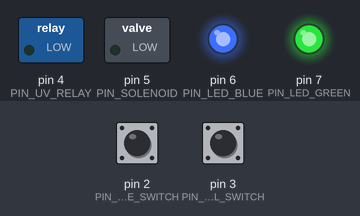
The sketch below on a simulated Arduino Uno, built with avr-gcc and run on an emulated ATmega328P. On the bench: switched loads named in the sketch (green lamp = pin HIGH), output pins drawn as LEDs (lit = HIGH). Dashed ring = blinking. The inputs (shaded band) are chosen by the test bench; at power-on: pin 3 (PIN_LEVEL_SWITCH) HIGH, pin 2 (PIN_PRESSURE_SWITCH) HIGH. What the sketch prints to the serial monitor is not drawn.

Above: at 1.55 s.
1.6 s: pin 3 (PIN_LEVEL_SWITCH) pulled LOW for 1 s
At 3.25 s:
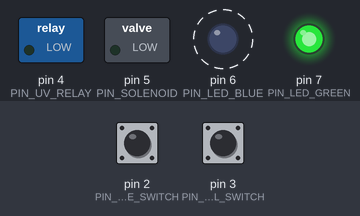
4.6 s: pin 2 (PIN_PRESSURE_SWITCH) pulled LOW for 3.2 s
9.3 s: pin 3 (PIN_LEVEL_SWITCH) pulled LOW for 3.2 s
At 9.54 s:
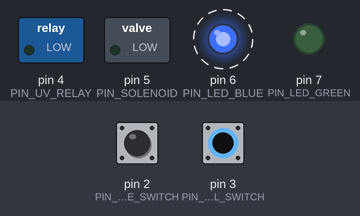
14.0 s: pin 2 (PIN_PRESSURE_SWITCH) driven LOW and pin 3 (PIN_LEVEL_SWITCH) driven LOW
At 14.74 s:
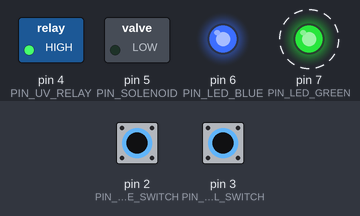
17.0 s: pin 2 (PIN_PRESSURE_SWITCH) driven HIGH
At 18.1 s:
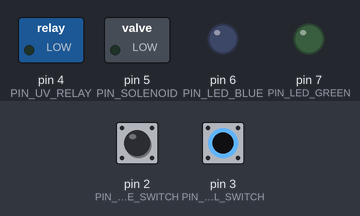
18.5 s: pin 2 (PIN_PRESSURE_SWITCH) driven LOW
At 25.7 s:
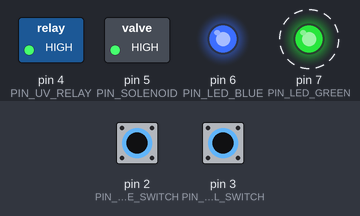
Timing chart, 0 to 26.3 s (numbered marks = the images above; inputs shaded):
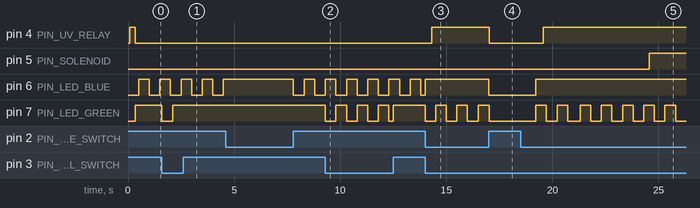

The sketch:

AquaGuard_Mother_Board_Replica_Code.ino
```cpp
/*
 * AquaGuard Motherboard Recreation
 * Controls: Water Pressure Switch, Water Level Switch, UV Light Relay, Solenoid Valve, Blue LED (Pressure Status) + Green LED (Water Level Status)
 * Pin Definitions:
 * - Pin 2: Water Pressure Switch (INPUT_PULLUP) → SHORT = Pressure Present   //Your RO's logic might be opposite
 * - Pin 3: Water Level Switch   (INPUT_PULLUP) → SHORT = Low Water, OPEN = Full  //Your RO's logic might be opposite
 * - Pin 4: UV Light Relay       (OUTPUT)       → HIGH = UV ON
 * - Pin 5: Solenoid Valve       (OUTPUT)       → HIGH = Solenoid OPEN (water flows)
 * - Pin 6: Blue LED             (OUTPUT)       → Pressure Indicator  if BLINKING → Low Water Pressure  (no water supply) and if STATIC   → Water Pressure OK   (supply present)
 * - Pin 7: Green LED            (OUTPUT)       → Water Level Indicator if  BLINKING → Water Level LOW     (tank needs filling) and if  → Water Level FULL    (tank is full)
 *
 * LED behavior is same as original Aquaguard controller.
 * RED LED (UV not working indicator) is skipped.
 * Add it if you want. * Logic Flow:
 * 1. Water Pressure OK + Water Level LOW → Start UV light (5 sec warm-up)
 * 2. After 5 sec UV warm-up → Open Solenoid (water starts flowing)
 * 3. If Pressure drops OR Tank Full → Turn OFF both UV + Solenoid
 */

// ──────────────────────────────────────────────
//  PIN CONFIGURATION
// ──────────────────────────────────────────────
const int PIN_PRESSURE_SWITCH = 2;   // Water pressure switch input
const int PIN_LEVEL_SWITCH    = 3;   // Water level switch input
const int PIN_UV_RELAY        = 4;   // UV light relay output
const int PIN_SOLENOID        = 5;   // Solenoid valve relay output
const int PIN_LED_BLUE        = 6;   // Blue LED  - Pressure status indicator
const int PIN_LED_GREEN       = 7;   // Green LED - Water level status indicator

// ──────────────────────────────────────────────
//  TIMING CONFIGURATION
// ──────────────────────────────────────────────
const unsigned long UV_WARMUP_MS  = 5000;  // 5 seconds UV warm-up before solenoid opens
const unsigned long LED_BLINK_MS  = 500;   // LED blink interval (ms) when status is LOW/BAD

// ──────────────────────────────────────────────
//  STATE MACHINE
// ──────────────────────────────────────────────
enum SystemState {
  STATE_IDLE,        // Everything OFF - no pressure or tank full
  STATE_UV_WARMUP,   // UV ON, Solenoid OFF - waiting 5 sec
  STATE_RUNNING,     // UV ON, Solenoid ON  - water purifying
  STATE_FAULT        // Something went wrong mid-cycle
};

SystemState currentState     = STATE_IDLE;
unsigned long uvStartTime    = 0;
SystemState  lastState       = STATE_FAULT; // Force a print on first loop

// ──────────────────────────────────────────────
//  LED BLINK TRACKING
// ──────────────────────────────────────────────
unsigned long lastBlueBlinkTime  = 0;
unsigned long lastGreenBlinkTime = 0;
bool          blueLedState       = false;
bool          greenLedState      = false;

// ──────────────────────────────────────────────
//  SETUP
// ──────────────────────────────────────────────
void setup() {
  Serial.begin(9600);
  Serial.println(F("==========================================="));
  Serial.println(F("  AquaGuard Controller - Initializing...  "));
  Serial.println(F("==========================================="));

  // Switch inputs with internal pull-up resistors
  // Switch SHORTED to GND → reads LOW
  // Switch OPEN           → reads HIGH (pulled up)
  pinMode(PIN_PRESSURE_SWITCH, INPUT_PULLUP);
  pinMode(PIN_LEVEL_SWITCH,    INPUT_PULLUP);

  // Relay outputs - start OFF (LOW = relay OFF for active-low relay modules)
  pinMode(PIN_UV_RELAY,  OUTPUT);
  pinMode(PIN_SOLENOID,  OUTPUT);
  digitalWrite(PIN_UV_RELAY,  HIGH);  // UV OFF

  // LED outputs - start OFF
  pinMode(PIN_LED_BLUE,  OUTPUT);
  pinMode(PIN_LED_GREEN, OUTPUT);
  digitalWrite(PIN_LED_BLUE,  LOW);
  digitalWrite(PIN_LED_GREEN, LOW);

  Serial.println(F("[INIT] UV Relay      → OFF"));
  Serial.println(F("[INIT] Solenoid      → CLOSED"));
  Serial.println(F("[INIT] Blue  LED     → OFF (waiting for pressure read)"));
  Serial.println("[INIT] Green LED     → OFF (waiting for level read)");
  Serial.println(F("[INIT] System ready. Monitoring..."));
  Serial.println(F("-------------------------------------------"));
}

// ──────────────────────────────────────────────
//  HELPER: Read Switches (active LOW logic)
// ──────────────────────────────────────────────
bool isPressurePresent() {
  // Switch shorted to GND = LOW = Pressure IS there
  return digitalRead(PIN_PRESSURE_SWITCH) == LOW;
}

bool isWaterLevelLow() {
  // Switch shorted to GND = LOW = Water IS low
  return digitalRead(PIN_LEVEL_SWITCH) == LOW;
}

// ──────────────────────────────────────────────
//  HELPER: Relay Control (active-LOW relay modules)
// ──────────────────────────────────────────────
void setUV(bool on) {
  digitalWrite(PIN_UV_RELAY, on ? HIGH : LOW);
}

void setSolenoid(bool on) {
  digitalWrite(PIN_SOLENOID, on ? HIGH : LOW);
}

// ──────────────────────────────────────────────
//  HELPER: LED Updates (non-blocking blink)
//  Called every loop iteration
// ──────────────────────────────────────────────
void updateLEDs(bool pressureOK, bool levelLow) {
  unsigned long now = millis();

  // ── BLUE LED: Pressure Status ──
  if (pressureOK) {
    // Pressure HIGH → Static Blue ON
    digitalWrite(PIN_LED_BLUE, HIGH);
    blueLedState = true;
  } else {
    // Pressure LOW → Blink Blue
    if (now - lastBlueBlinkTime >= LED_BLINK_MS) {
      lastBlueBlinkTime = now;
      blueLedState = !blueLedState;
      digitalWrite(PIN_LED_BLUE, blueLedState ? HIGH : LOW);
    }
  }

  // ── GREEN LED: Water Level Status ──
  if (!levelLow) {
    // Tank FULL → Static Green ON
    digitalWrite(PIN_LED_GREEN, HIGH);
    greenLedState = true;
  } else {
    // Water LOW → Blink Green
    if (now - lastGreenBlinkTime >= LED_BLINK_MS) {
      lastGreenBlinkTime = now;
      greenLedState = !greenLedState;
      digitalWrite(PIN_LED_GREEN, greenLedState ? HIGH : LOW);
    }
  }
}

// ──────────────────────────────────────────────
//  HELPER: Print state only when it changes
// ──────────────────────────────────────────────
void printStateChange(SystemState newState) {
  if (newState == lastState) return;
  lastState = newState;

  Serial.println(F("-------------------------------------------"));
  switch (newState) {
    case STATE_IDLE:
      Serial.println(F("[STATE] → IDLE"));
      Serial.println(F("         UV=OFF | Solenoid=CLOSED"));
      break;
    case STATE_UV_WARMUP:
      Serial.println(F("[STATE] → UV WARM-UP (5 sec)"));
      Serial.println(F("         UV=ON  | Solenoid=CLOSED"));
      break;
    case STATE_RUNNING:
      Serial.println(F("[STATE] → RUNNING - Water Purifying"));
      Serial.println(F("         UV=ON  | Solenoid=OPEN"));
      break;
    case STATE_FAULT:
      Serial.println(F("[STATE] → FAULT - Interrupted mid-cycle"));
      Serial.println(F("         UV=OFF | Solenoid=CLOSED (Safety OFF)"));
      break;
  }
  Serial.println(F("-------------------------------------------"));
}

// ──────────────────────────────────────────────
//  MAIN LOOP
// ──────────────────────────────────────────────
void loop() {
  bool pressureOK  = isPressurePresent();
  bool levelLow    = isWaterLevelLow();

  // ── Always update LEDs every loop (non-blocking) ──
  updateLEDs(pressureOK, levelLow);

  // ── Debug: Print sensor + LED status every 2 sec ──
  static unsigned long lastDebugPrint = 0;
  if (millis() - lastDebugPrint >= 2000) {
    lastDebugPrint = millis();

    Serial.print(F("[SENSORS] Pressure: "));
    Serial.print(pressureOK ? "HIGH (OK)       " : "LOW  (No Supply)");
    Serial.print(F(" | Blue  LED: "));
    Serial.println(pressureOK ? "STATIC  (Pressure OK)"  : "BLINKING (No Pressure)");

    Serial.print(F("[SENSORS] Level:    "));
    Serial.print(levelLow   ? "LOW  (Fill Needed)" : "FULL (Tank OK)  ");
    Serial.print(F(" | Green LED: "));
    Serial.println(levelLow   ? "BLINKING (Low Level)" : "STATIC  (Tank Full)");
  }

  // ════════════════════════════════════════════
  //  STATE MACHINE TRANSITIONS
  // ════════════════════════════════════════════
  switch (currentState) {

    // ─── IDLE: Waiting for conditions to be met ───
    case STATE_IDLE:
      setUV(false);
      setSolenoid(false);

      if (pressureOK && levelLow) {
        // Conditions met → start UV warm-up
        Serial.println(F("[TRIGGER] Pressure OK + Tank Low → Starting UV warm-up..."));
        uvStartTime  = millis();
        currentState = STATE_UV_WARMUP;
      }
      printStateChange(currentState);
      break;

    // ─── UV WARM-UP: UV on, solenoid still closed ───
    case STATE_UV_WARMUP:
      setUV(true);
      setSolenoid(false);

      // Safety check - if pressure drops or tank fills during warm-up → abort
      if (!pressureOK) {
        Serial.println(F("[ABORT] Pressure lost during UV warm-up! Aborting."));
        Serial.println(F("[LED]   Blue LED → BLINKING (pressure lost)"));
        currentState = STATE_FAULT;
        break;
      }
      if (!levelLow) {
        Serial.println(F("[ABORT] Tank filled during UV warm-up! Aborting."));
        Serial.println(F("[LED]   Green LED → STATIC (tank full)"));
        currentState = STATE_FAULT;
        break;
      }

      // Check if 5 seconds have passed
      if (millis() - uvStartTime >= UV_WARMUP_MS) {
        Serial.println(F("[UV] Warm-up complete! Opening Solenoid..."));
        currentState = STATE_RUNNING;
      } else {
        // Print countdown every second
        static unsigned long lastCountdown = 0;
        if (millis() - lastCountdown >= 1000) {
          lastCountdown = millis();
          int remaining = (int)((UV_WARMUP_MS - (millis() - uvStartTime)) / 1000) + 1;
          Serial.print(F("[UV WARMUP] "));
          Serial.print(remaining);
          Serial.println(F(" sec remaining..."));
        }
      }
      printStateChange(currentState);
      break;

    // ─── RUNNING: UV + Solenoid both ON ───
    case STATE_RUNNING:
      setUV(true);
      setSolenoid(true);

      // Stop if pressure drops
      if (!pressureOK) {
        Serial.println(F("[STOP] Water pressure lost! Closing solenoid & UV OFF."));
        Serial.println(F("[LED]  Blue LED → BLINKING (pressure lost mid-run)"));
        currentState = STATE_FAULT;
        break;
      }

      // Stop if tank is now full
      if (!levelLow) {
        Serial.println(F("[STOP] Tank is FULL! Closing solenoid & UV OFF."));
        Serial.println(F("[LED]  Green LED → STATIC (tank full - mission complete)"));
        currentState = STATE_IDLE;
        break;
      }
      printStateChange(currentState);
      break;

    // ─── FAULT: Safe shutdown, then return to IDLE ───
    case STATE_FAULT:
      setUV(false);
      setSolenoid(false);
      printStateChange(currentState);

      // Wait a moment then return to IDLE to re-evaluate
      delay(2000);
      Serial.println(F("[RECOVERY] Returning to IDLE state..."));
      currentState = STATE_IDLE;
      lastState    = STATE_FAULT; // Force reprint on next state
      break;
  }
}
```

Measured:
- after the input at 1.6 s, pin 7 (PIN_LED_GREEN): HIGH → LOW at once, → HIGH 0.50 s later
- after the input at 9.3 s, pin 7 (PIN_LED_GREEN): goes 3 × (LOW 0.50 s, HIGH 0.50 s), LOW 0.20 s, then HIGH, starting at once
- after the input at 14.0 s, pin 4 (PIN_UV_RELAY): LOW → HIGH after 0.31 s; pin 7 (PIN_LED_GREEN): alternates HIGH for 0.50 s and LOW for 0.50 s, starting at once
- after the input at 17.0 s, pin 4 (PIN_UV_RELAY), pin 6 (PIN_LED_BLUE): HIGH → LOW at once; pin 7 (PIN_LED_GREEN): goes on until 17.0 s, then stays LOW
- after the input at 18.5 s, pin 4 (PIN_UV_RELAY): LOW → HIGH after 1.1 s; pin 5 (PIN_SOLENOID): LOW → HIGH after 6.1 s; pin 6 (PIN_LED_BLUE): goes on until 19.2 s, then stays HIGH
- by itself, pin 6 (PIN_LED_BLUE): alternates HIGH for 0.50 s and LOW for 0.50 s
